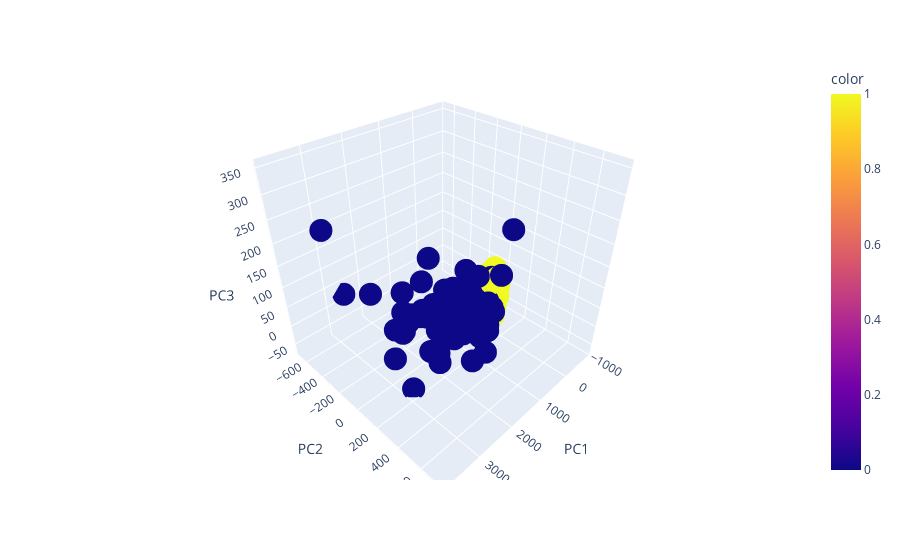

Notebook source saved alongside this figure:
### Code cell
import plotly.express as px
fig= px.scatter_3d(Reduceddf,x='PC1',y='PC2',z='PC3',color=cancer['target'])
#fig.xlabel('First principal component')
#fig.ylabel('Second Principal Component')
fig.show()

### Figure 1 — Plotly figure (JSON) as saved in the notebook; plotly's stock layout.template omitted (floating-point values rounded to 4 significant figures; data arrays with more than 128 entries replaced by an {"elided": "..."} marker saying what was removed)
{"data": [{"hovertemplate": "PC1=%{x}<br>PC2=%{y}<br>PC3=%{z}<br>color=%{marker.color}<extra></extra>", "legendgroup": "", "marker": {"color": {"elided": "569 int values"}, "coloraxis": "coloraxis", "symbol": "circle"}, "mode": "markers", "name": "", "scene": "scene", "showlegend": false, "type": "scatter3d", "x": {"elided": "569 float values"}, "y": {"elided": "569 float values"}, "z": {"elided": "569 float values"}}], "layout": {"coloraxis": {"colorbar": {"title": {"text": "color"}}, "colorscale": [[0, "#0d0887"], [0.1111, "#46039f"], [0.2222, "#7201a8"], [0.3333, "#9c179e"], [0.4444, "#bd3786"], [0.5556, "#d8576b"], [0.6667, "#ed7953"], [0.7778, "#fb9f3a"], [0.8889, "#fdca26"], [1, "#f0f921"]]}, "legend": {"tracegroupgap": 0}, "margin": {"t": 60}, "scene": {"domain": {"x": [0, 1], "y": [0, 1]}, "xaxis": {"title": {"text": "PC1"}}, "yaxis": {"title": {"text": "PC2"}}, "zaxis": {"title": {"text": "PC3"}}}}}
